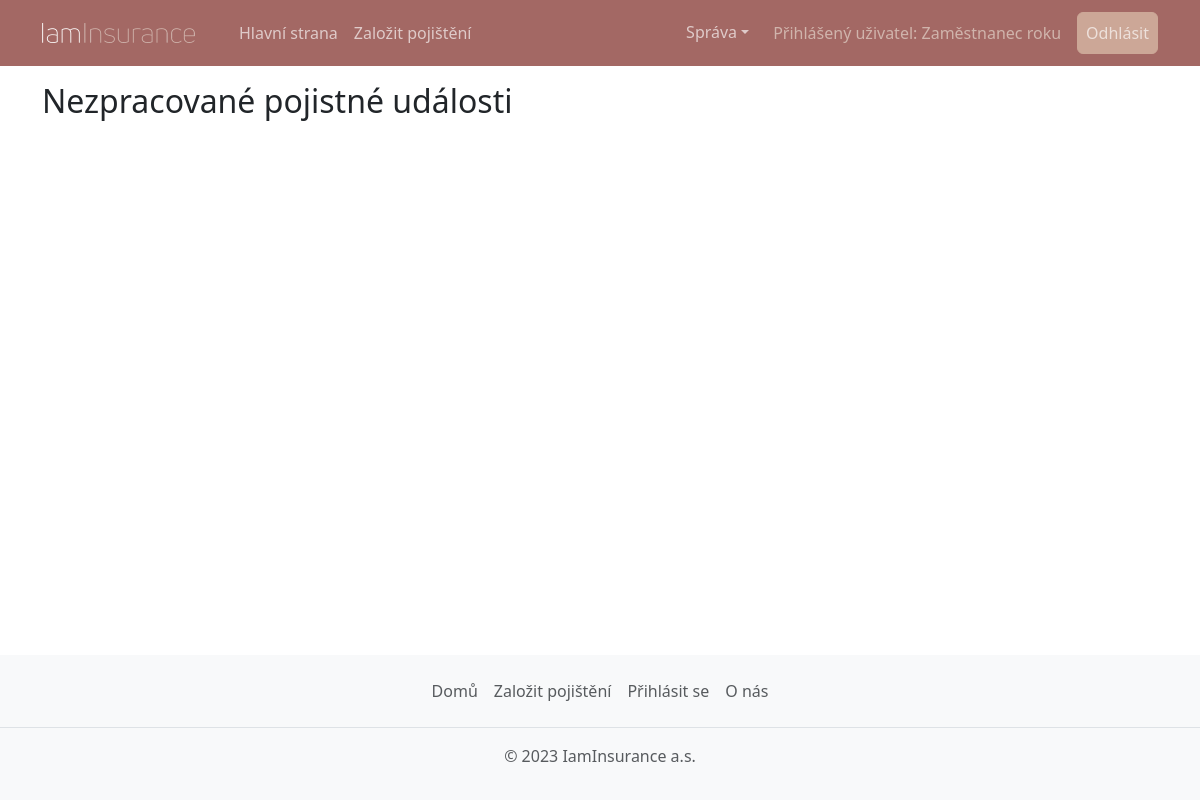
Page /sprava/nezpracovane-pojistne-udalosti/ (signed in) on the earlier database version.
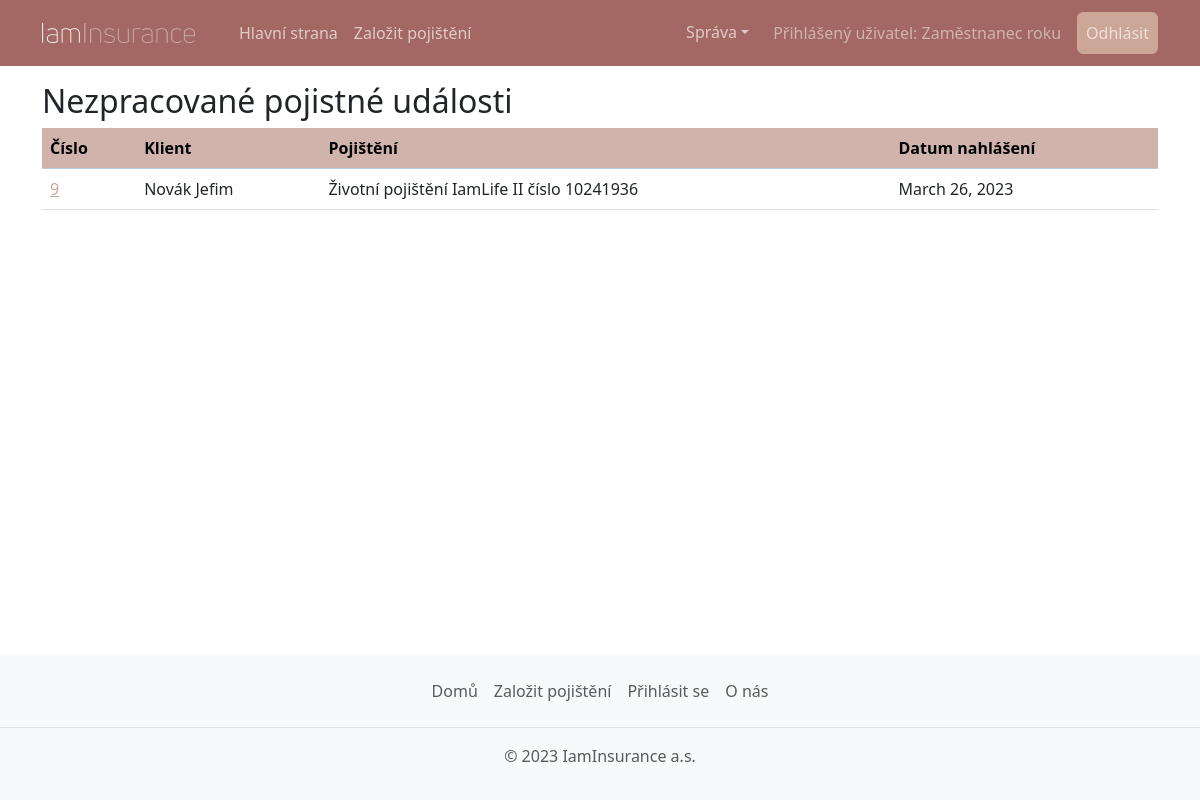
Same page on the later database version.
### insurance_app/models.py (models this page shows, shortened)
class InsuredEvent(models.Model):
    contract: Contract = models.ForeignKey(to=Contract, on_delete=models.CASCADE, verbose_name='Smlouva')
    event_date: models.DateField = models.DateField(verbose_name='Datum události')
    reporting_date: models.DateField = models.DateField(auto_now_add=True)
    description: models.TextField = models.TextField(verbose_name='Popis události')
    processed: models.BooleanField = models.BooleanField(default=False, verbose_name='Zpracováno')
    approved: models.BooleanField = models.BooleanField(default=False, verbose_name='Schváleno')
    payout: models.IntegerField = models.IntegerField(null=True, blank=True, verbose_name='Pojistné plnění')
    @property
    def client(self):
        return self.contract.insured

class Contract(models.Model):
    objects: models.Manager
    product: models.Field = models.ForeignKey(to=Product, on_delete=models.RESTRICT, verbose_name='Produkt')
    insured: models.Field = models.ForeignKey(to=Person, on_delete=models.RESTRICT, verbose_name='Pojištěnec')
    conclusion_date: models.Field = models.DateField(auto_now_add=True, verbose_name='Datum uzavření')
    payment: models.Field = models.PositiveIntegerField(verbose_name='Pravidelná platba')
    @property
    def contract_number(self) -> int:
        return 10_000_001 + self.pk * 127 ** 2
    def __str__(self):
        return f"{self.product} číslo {self.contract_number}"

class Person(AbstractBaseUser, PermissionsMixin):
    USERNAME_FIELD: str = "email"
    REQUIRED_FIELDS: list = ["first_name", "last_name", "date_of_birth"]  # other fields are not required for staff
    objects: BaseUserManager = PersonManager()
    first_name: models.Field = models.CharField(max_length=150, verbose_name='Křestní jméno')
    last_name: models.Field = models.CharField(max_length=150, verbose_name='Příjmení')
    email: models.Field = models.EmailField(unique=True, verbose_name='E-mail')
    phone: models.Field = modelfields.PhoneNumberField(region="CZ", null=True, verbose_name='Telefon')
    address1: models.Field = models.CharField(max_length=150, default="", verbose_name='Adresa')
    address2: models.Field = models.CharField(
        max_length=150, blank=True, default="", verbose_name='Adresa - druhý řádek'
    )
    postal_code: models.Field = models.CharField(max_length=12, default="", verbose_name='PSČ')
    city: models.Field = models.CharField(max_length=150, default="", verbose_name='Město')
    country: models.Field = models.CharField(max_length=150, default="", verbose_name='Stát')
    date_of_birth: models.Field = models.DateField(verbose_name='Datum narození')
    is_staff: models.Field = models.BooleanField(default=False, verbose_name='Zaměstnanec')
    is_superuser: models.Field = models.BooleanField(default=False, verbose_name='Administrátor')
    slug: models.Field = models.SlugField(unique=True, null=False)
    def __str__(self) -> str:
        return f"{self.last_name} {self.first_name}"

class Product(models.Model):
    name: models.Field = models.CharField(max_length=64, unique=True, verbose_name='Název')
    description: models.Field = models.TextField(default="", verbose_name='Popis')
    active: models.Field = models.BooleanField(default=True, blank=True, verbose_name='Aktivní')
    image: models.Field = models.ImageField(upload_to='images/', verbose_name='Obrázek')
    def __str__(self) -> str:
        inactive = " (nedostupné)" if not self.active else ""
        return str(self.name) + inactive
    class Meta:
        verbose_name = u'Produkt'

### administration/views.py (the view)
# urls.py: path('nezpracovane-pojistne-udalosti/', views.PendingEventsListView.as_view(), name='pending-event-list'),
@method_decorator(staff_member_required, name='get')
class PendingEventsListView(generic.ListView):
    model: models.InsuredEvent = models.InsuredEvent
    template_name: str = template.PENDING_EVENT_LIST
    title: str = "Nezpracované pojistné události"
    def get_context_data(self, *, object_list: QuerySet = None, **kwargs) -> dict:
        context = super().get_context_data(object_list=object_list, **kwargs)
        context['title'] = self.title
        return context
    def get_queryset(self) -> QuerySet:
        return super().get_queryset().filter(processed=False).order_by('reporting_date')

### insurance_app/templates/insurance_app/pending_event_list.html
{% extends 'main.html' %}
{% block content %}
{% if object_list.0 %}
<table class="table table-hover">
    <thead class="table-primary">
        <tr>
            <th>Číslo</th>
            <th>Klient</th>
            <th>Pojištění</th>
            <th>Datum nahlášení</th>
        </tr>
    </thead>
    <tbody>
    {% for event in object_list %}
        <tr>
            <td><a href="{% url 'event-detail' pk=event.pk %}">{{ event.pk }}</a></td>
            <td>{{ event.client }}</td>
            <td>{{ event.contract }}</td>
            <td>{{ event.reporting_date }}</td>
        </tr>
    {% endfor %}
    </tbody>
</table>
{% endif %}
{% endblock %}

Differences in the rows shown:
added InsuredEvent: pk "9", client "Novák Jefim", contract "Životní pojištění IamLife II číslo 10241936", reporting_date "March 26, 2023"
Other differences:
text now shown: "Číslo Klient Pojištění Datum nahlášení"
